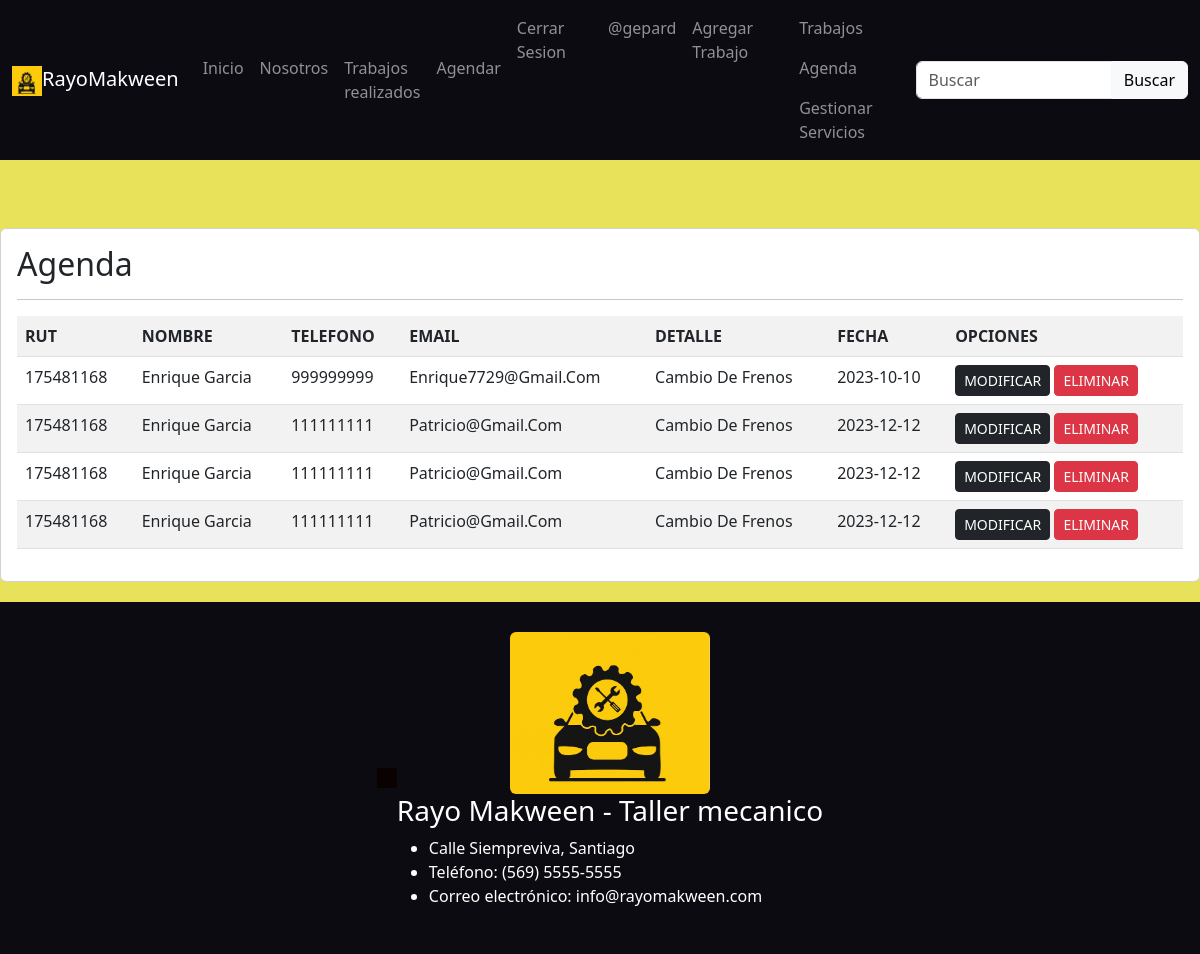
The page /agenda/ (signed in) on the database its author committed.
### taller/models.py (models this page shows, shortened)
class Reserva(models.Model):
    rut = models.CharField(max_length=10)
    nombre = models.CharField(max_length=50)
    telefono = models.IntegerField()
    email = models.EmailField()
    detalle = models.CharField(max_length=2000)
    fecha = models.DateField()

### taller/views.py (the view)
# urls.py: path('agenda/', views.agenda, name='agenda'),
def agenda(request):
    agendas = Reserva.objects.all()
    data = {
        'reservas' : agendas
    }
    return render(request, 'taller/Agenda.html',data)

### taller/templates/taller/Agenda.html (shortened to what this page needs)
{% extends 'taller/Base.html' %}
{% load static %}
{% block content %}
<br><br>
<div class="card">
    <div class="card-body">
        <h2>Agenda</h2>
        <hr>
        <table class="table table-striped table-hover table-responsive-sm">
            <tr>
                <th>RUT</th>
                <th>NOMBRE</th>
                <th>TELEFONO</th>
                <th>EMAIL</th>
                <th>DETALLE</th>
                <th>FECHA</th>
                <th>OPCIONES</th>
            </tr>
            {% for p in reservas %}
            <tr>
                <td>{{ p.rut | title }}</td>
                <td>{{ p.nombre | title }}</td>
                <td>{{ p.telefono | title}}</td>
                <td>{{ p.email | title}}</td>
                <td>{{ p.detalle | title }}</td>
                <td>{{ p.fecha | title }}</td>
                <td>
                    {% if perms.taller.change_trabajo %}
                    <a href="{% url 'edithora' p.id %}" class="btn btn-dark btn-sm">MODIFICAR</a>
                    {% endif %}
                    {% if perms.taller.delete_trabajo %}
                    <a href="{% url 'eliminarhora' p.id %}" class ="btn btn-danger btn-sm">ELIMINAR</a>
                    {% endif %}
                </td>
            </tr>
            {% endfor %}
        </table>
    </div>
</div>
{% endblock %}

### taller/templates/taller/Base.html (shortened to what this page needs)
{% load static %}
<!DOCTYPE html>
<html>
<head>
  <link href="https://cdn.jsdelivr.net/npm/bootstrap@5.3.0-alpha3/dist/css/bootstrap.min.css" rel="stylesheet">
  <link rel="stylesheet" href="{% static 'css/Base.css' %}">
  <link rel="stylesheet" href="{% static 'css/divisas.css' %}">
</head>
<body>
  <header>
    <nav class="navbar navbar-expand-lg navbar-dark" style="background-color: #0c0b12;">
      <div class="container-fluid">
        <a class="navbar-brand" href="/"><img src="{%static 'images/logo.png'%}" alt="Rayo Makween" width="30" height="30">RayoMakween</a>
        <div class="collapse navbar-collapse" id="navbarSupportedContent">
          <ul class="navbar-nav me-auto mb-2 mb-lg-0">
            <li class="nav-item">
              <a class="nav-link" aria-current="page" href="/">Inicio</a>
            </li>
            <li class="nav-item">
              <a class="nav-link" href="/nosotros">Nosotros</a>
            </li>
            <li class="nav-item">
              <a class="nav-link" href="/trabajos">Trabajos realizados</a>
            </li>
            <li class="nav-item">
              <a class="nav-link" href="/agendar">Agendar</a>
            </li>
          </ul>
          <ul class="navbar-nav mb-2 mb-lg-0 justify-content-end">
            {% if user.is_authenticated %}
            <li class="nav-item">
              <a class="nav-link" href="{% url 'logout' %}">Cerrar Sesion</a>
            </li>
            <li class="nav-item">
              <a class="nav-link" href="#">@{{ user.username }}</a>
            </li>
            {% else %}
            <li class="nav-item">
              <a class="nav-link" href="{% url 'login' %}">Login</a>
            </li>
            {% endif %}
            {% if perms.taller.add_trabajo %}
            <li class="nav-item">
              <a class="nav-link" href="/mecanico">Agregar Trabajo</a>
            </li>
            {% endif %}
            {% if perms.taller.change_trabajo %}
            <li class="nav-item">
              <a class="nav-link" href="/administrador">Trabajos</a>
              <a class="nav-link" href="/agenda">Agenda</a>
              <a class="nav-link" href="/gestionarservicios">Gestionar Servicios</a>
            </li>
            {% endif %}
          </ul>
          <form class="d-flex">
            <div class="input-group">
              <input class="form-control" type="search" placeholder="Buscar" aria-label="Search">
              <button class="btn btn-light" type="submit">Buscar</button>
            </div>
          </form>
        </div>
      </div>
    </nav>
  </header>
{% block content %}
{% endblock %}
  <footer class="footer">
    <div class="container-fluid d-flex justify-content-center align-items-center">
      <div id="currency-container"></div>
      <div class="container2">
        <div class="logo">
          <img src="{%static 'images/logo.png'%}" alt="rayo" width="200" height="auto" class="rounded mx-auto d-block">
        </div>
        <div class="info">
          <h3>Rayo Makween - Taller mecanico</h3>
          <ul>
            <li>Calle Siempreviva, Santiago</li>
            <li>Teléfono: (569) 5555-5555</li>
            <li>Correo electrónico: info@rayomakween.com</li>
          </ul>
        </div>
  </footer>
</body>
</html>

### taller/static/css/Base.css (style rules this page uses)
body { background-color: #e8e15a; }
header { margin-bottom: 20px; }
footer { background-color: #0c0b12; padding: 20px 0; color: #ffffff; padding: 30px; margin-top: 20px; }
footer .logo { width: 200px; height: auto; display: block; margin: 0 auto; }
.card { margin-bottom: 20px; }

### taller/static/css/divisas.css (style rules this page uses)
#currency-container { display: flex; flex-direction: column; align-items: center; padding: 10px; background-color: rgb(10, 1, 1); max-width: 250px; margin: 1 auto; }

### rows shown on the page
Reserva: rut "175481168", nombre "Enrique Garcia", telefono "999999999", email "Enrique7729@Gmail.Com", detalle "Cambio De Frenos", fecha "2023-10-10"
Reserva: rut "175481168", nombre "Enrique Garcia", telefono "111111111", email "Patricio@Gmail.Com", detalle "Cambio De Frenos", fecha "2023-12-12"
Reserva: rut "175481168", nombre "Enrique Garcia", telefono "111111111", email "Patricio@Gmail.Com", detalle "Cambio De Frenos", fecha "2023-12-12"
Reserva: rut "175481168", nombre "Enrique Garcia", telefono "111111111", email "Patricio@Gmail.Com", detalle "Cambio De Frenos", fecha "2023-12-12"

### other values the page prints
{{ user.username }} "gepard"
